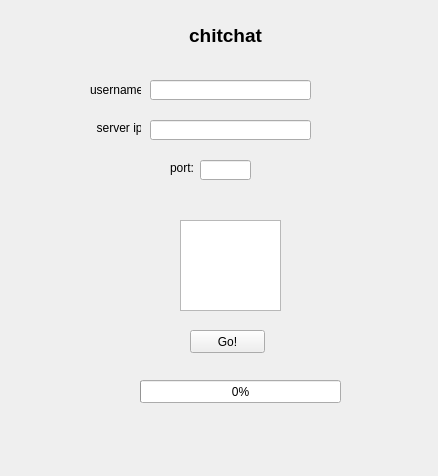
<?xml version="1.0" encoding="UTF-8"?>
<ui version="4.0">
 <class>Login</class>
 <widget class="QWidget" name="Login">
  <property name="geometry">
   <rect>
    <x>0</x>
    <y>0</y>
    <width>438</width>
    <height>476</height>
   </rect>
  </property>
  <property name="minimumSize">
   <size>
    <width>438</width>
    <height>470</height>
   </size>
  </property>
  <property name="windowTitle">
   <string>Form</string>
  </property>
  <widget class="QLineEdit" name="lineEdit">
   <property name="geometry">
    <rect>
     <x>150</x>
     <y>80</y>
     <width>161</width>
     <height>20</height>
    </rect>
   </property>
   <property name="maxLength">
    <number>20</number>
   </property>
  </widget>
  <widget class="QLabel" name="label">
   <property name="geometry">
    <rect>
     <x>90</x>
     <y>80</y>
     <width>51</width>
     <height>20</height>
    </rect>
   </property>
   <property name="text">
    <string>username:</string>
   </property>
  </widget>
  <widget class="QLabel" name="label_3">
   <property name="geometry">
    <rect>
     <x>160</x>
     <y>20</y>
     <width>131</width>
     <height>31</height>
    </rect>
   </property>
   <property name="text">
    <string>&lt;html&gt;&lt;head/&gt;&lt;body&gt;&lt;p align=&quot;center&quot;&gt;&lt;span style=&quot; font-size:14pt; font-weight:600;&quot;&gt;chitchat&lt;/span&gt;&lt;/p&gt;&lt;/body&gt;&lt;/html&gt;</string>
   </property>
  </widget>
  <widget class="QLabel" name="label_2">
   <property name="geometry">
    <rect>
     <x>90</x>
     <y>120</y>
     <width>51</width>
     <height>16</height>
    </rect>
   </property>
   <property name="text">
    <string>  server ip:</string>
   </property>
  </widget>
  <widget class="QLineEdit" name="lineEdit_2">
   <property name="geometry">
    <rect>
     <x>150</x>
     <y>120</y>
     <width>161</width>
     <height>20</height>
    </rect>
   </property>
   <property name="maxLength">
    <number>16</number>
   </property>
  </widget>
  <widget class="QPushButton" name="pushButton">
   <property name="geometry">
    <rect>
     <x>190</x>
     <y>330</y>
     <width>75</width>
     <height>23</height>
    </rect>
   </property>
   <property name="text">
    <string>Go!</string>
   </property>
  </widget>
  <widget class="QProgressBar" name="progressBar">
   <property name="geometry">
    <rect>
     <x>140</x>
     <y>380</y>
     <width>201</width>
     <height>23</height>
    </rect>
   </property>
   <property name="value">
    <number>0</number>
   </property>
  </widget>
  <widget class="QLineEdit" name="lineEdit_3">
   <property name="geometry">
    <rect>
     <x>200</x>
     <y>160</y>
     <width>51</width>
     <height>20</height>
    </rect>
   </property>
   <property name="maxLength">
    <number>4</number>
   </property>
  </widget>
  <widget class="QLabel" name="label_4">
   <property name="geometry">
    <rect>
     <x>170</x>
     <y>160</y>
     <width>31</width>
     <height>16</height>
    </rect>
   </property>
   <property name="text">
    <string>port:</string>
   </property>
  </widget>
  <widget class="QGraphicsView" name="graphicsView">
   <property name="geometry">
    <rect>
     <x>180</x>
     <y>220</y>
     <width>101</width>
     <height>91</height>
    </rect>
   </property>
  </widget>
 </widget>
 <tabstops>
  <tabstop>lineEdit</tabstop>
  <tabstop>lineEdit_2</tabstop>
  <tabstop>lineEdit_3</tabstop>
  <tabstop>pushButton</tabstop>
  <tabstop>graphicsView</tabstop>
 </tabstops>
 <resources/>
 <connections/>
</ui>
